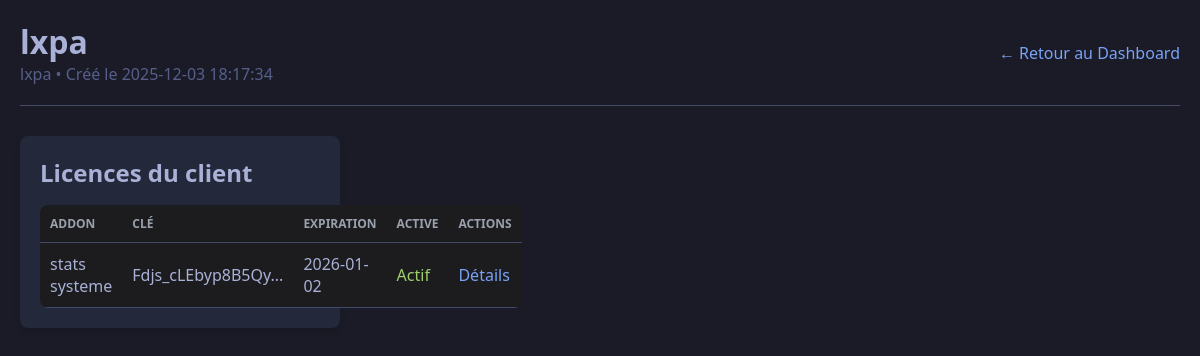
The app's page /clients/3 (signed in) with its own data.
### tables this page shows
CREATE TABLE clients (
            id INTEGER PRIMARY KEY AUTOINCREMENT,
            name TEXT NOT NULL,
            email TEXT,
            created_at TIMESTAMP DEFAULT CURRENT_TIMESTAMP
        );

CREATE TABLE licenses (
            id INTEGER PRIMARY KEY AUTOINCREMENT,
            key TEXT UNIQUE NOT NULL,
            client_id INTEGER,
            addon_id INTEGER,
            generated_at TEXT,
            last_regen TEXT,
            expiration TEXT,
            active INTEGER DEFAULT 1,
            FOREIGN KEY(client_id) REFERENCES clients(id),
            FOREIGN KEY(addon_id) REFERENCES addons(id)
        );

CREATE TABLE addons (
            id INTEGER PRIMARY KEY AUTOINCREMENT,
            name TEXT NOT NULL,
            version TEXT,
            description TEXT
        );

### dashboard/admin.py (the view)
@app.get("/clients/<int:client_id>")
def client_detail(client_id):
    guard = _guard()
    if guard:
        return guard
    return render_template(
        "client_detail.html",
        client=client_repo.get(client_id),
        licenses=license_repo.for_client(client_id),
    )

### dashboard/admin.py (called while the page is built)
def _guard():
    if not session.get("admin"):
        return redirect(url_for("login"))

### shared/models/client_repo.py (called while the page is built)
def _exec(sql, params=()):
    cur = _conn.execute(sql, params)
    _conn.commit()
    return cur

def get(client_id: int):
    row = _exec("SELECT * FROM clients WHERE id=?", (client_id,)).fetchone()
    return dict(row) if row else None

### shared/models/license_repo.py (called while the page is built)
def for_client(client_id):
    rows = _conn.execute(
        """SELECT licenses.*, addons.name AS addon_name
           FROM licenses
           LEFT JOIN addons ON addons.id=licenses.addon_id
           WHERE client_id=?
           ORDER BY generated_at DESC""",
        (client_id,),
    ).fetchall()
    return [dict(r) for r in rows]

### dashboard/templates/client_detail.html (shortened to what this page needs)
{% extends "layout.html" %}
{% block content %}
<header>
    <div>
        <h1>{{ client.name }}</h1>
        <p style="color: #565f89;">{{ client.email }} • Créé le {{ client.created_at }}</p>
    </div>
    <a href="{{ url_for('dashboard') }}" class="button">← Retour au Dashboard</a>
</header>
<section class="card">
    <h2>Licences du client</h2>
    {% if licenses %}
        <table>
            <thead>
                <tr>
                    <th>Addon</th>
                    <th>Clé</th>
                    <th>Expiration</th>
                    <th>Active</th>
                    <th>Actions</th>
                </tr>
            </thead>
            <tbody>
                {% for lic in licenses %}
                    <tr>
                        <td>{{ lic.addon_name }}</td>
                        <td><code>{{ lic.key[:16] }}...</code></td>
                        <td>{{ lic.expiration[:10] }}</td>
                        <td>
                            {% if lic.active %}
                                <span style="color: #9ece6a">Actif</span>
                            {% else %}
                                <span style="color: #f7768e">Inactif</span>
                            {% endif %}
                        </td>
                        <td><a href="{{ url_for('license_detail', license_id=lic.id) }}">Détails</a></td>
                    </tr>
                {% endfor %}
            </tbody>
        </table>
    {% else %}
        <p style="text-align: center; color: #565f89; padding: 20px;">Aucune licence pour ce client.</p>
    {% endif %}
</section>
{% endblock %}

### dashboard/static/css/app.css (style rules this page uses)
:root { color-scheme: dark; --bg: #111; --panel: #1c1c1f; --accent: #3f8efc; --text: #f5f5f5; --muted: #9aa0ac; }
* { box-sizing: border-box; font-family: "Segoe UI", sans-serif; margin: 0; padding: 0; }
body { background: var(--bg); color: var(--text); padding: 2rem; }
header { display: flex; justify-content: space-between; align-items: center; margin-bottom: 2rem; }
a { color: var(--accent); text-decoration: none; }
table { width: 100%; border-collapse: collapse; margin-top: 1rem; background: var(--panel); border-radius: 8px; overflow: hidden; }
th, td { padding: 0.75rem 1rem; border-bottom: 1px solid rgba(255,255,255,0.06); }
th { text-transform: uppercase; font-size: 0.75rem; color: var(--muted); }
section { margin-bottom: 2rem; background: var(--panel); padding: 1.5rem; border-radius: 10px; }
.card { background: var(--panel); padding: 2rem; border-radius: 12px; width: 320px; }
.card { animation: fadeIn 0.6s ease; }

### dashboard/templates/layout.html (style rules this page uses)
:root { --bg: #1a1b26; --fg: #a9b1d6; --card: #24283b; --primary: #7aa2f7; --danger: #f7768e; }
body { background: var(--bg); color: var(--fg); font-family: system-ui, sans-serif; margin: 0; padding: 20px; }
a { color: var(--primary); text-decoration: none; }
header { display: flex; justify-content: space-between; align-items: center; margin-bottom: 30px; border-bottom: 1px solid #414868; padding-bottom: 20px; }
.card { background: var(--card); padding: 20px; border-radius: 8px; margin-bottom: 20px; box-shadow: 0 4px 6px rgba(0,0,0,0.1); }
table { width: 100%; border-collapse: collapse; }
th, td { padding: 10px; text-align: left; border-bottom: 1px solid #414868; }

### records on screen
clients: name "lxpa", email "lxpa", created_at "2025-12-03 18:17:34"
licenses: addon_name "stats systeme", key "Fdjs_cLEbyp8B5Qy", expiration "2026-01-02", active "Actif"
